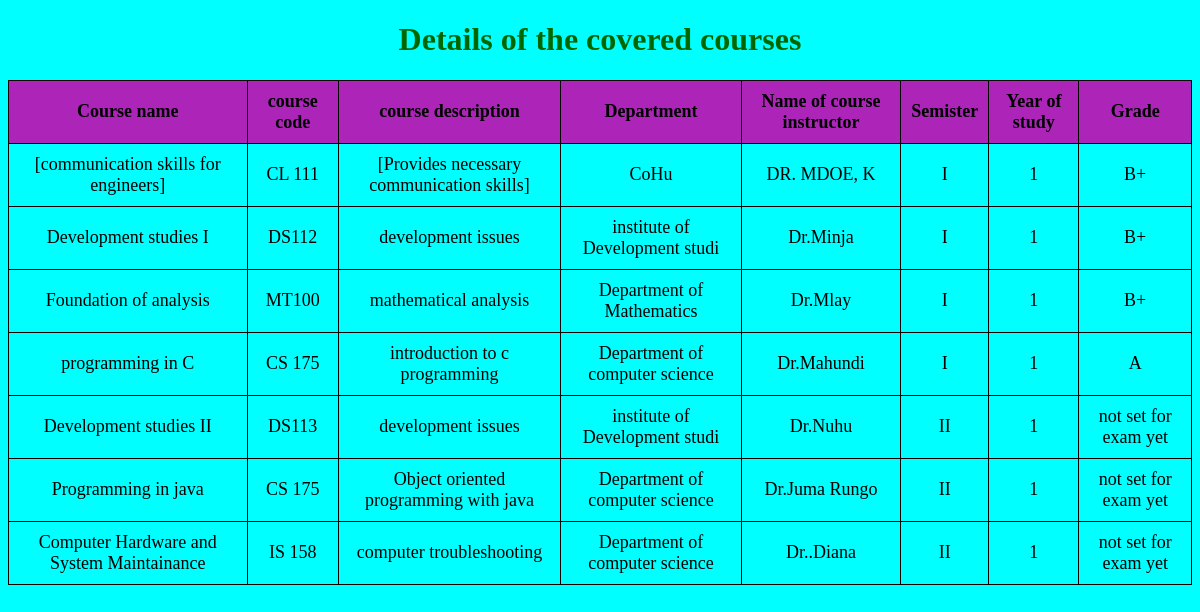
The page /course_display.php (signed in) on the database its author committed.
### tables this page shows
CREATE TABLE `courses` (
  `course_name` varchar(50) DEFAULT NULL,
  `course_code` varchar(20) DEFAULT NULL,
  `description` varchar(50) NOT NULL,
  `department` varchar(30) NOT NULL,
  `instructor` varchar(30) NOT NULL,
  `semister` varchar(3) NOT NULL,
  `yos` tinyint(4) NOT NULL,
  `grade` varchar(25) NOT NULL
);

### course_display.php (the view, shortened to what this page needs)
<?php
$conn=mysqli_connect("localhost","root","","my_web");
$sql="SELECT * FROM courses ORDER BY yos,semister" ;
$result=mysqli_query($conn,$sql);
?>
<!DOCTYPE html>
<html lang="en">
<head>
</head>
<body>
    <h1>Details of the covered courses</h1>
    <table >
        <tr>
            <th>Course name</th>
            <th>course code</th>
            <th>course description</th>
            <th>Department</th>
            <th>Name of course instructor</th>
            <th>Semister</th>
            <th>Year of study</th>
            <th>Grade</th>
        </tr>
        <?php
        while($rows=$result->fetch_assoc()){
            ?>
            <tr>
                <td><?php echo $rows['course_name'];?></td>
                <td><?php echo $rows['course_code'];?></td>
                <td><?php echo $rows['description'];?></td>
                <td><?php echo $rows['department'];?></td>
                <td><?php echo $rows['instructor'];?></td>
                <td><?php echo $rows['semister'];?></td>
                <td><?php echo $rows['yos'];?></td>
                <td><?php echo $rows['grade'];?></td>
            </tr>
            <?php
        }
        ?>
    </table>
</body>
</html>

### course_display.php (style rules this page uses)
body { background-color: aqua; }
table { margin: 0 auto; font-size: large; border-collapse:collapse; border: 1px solid black; }
h1 { text-align: center; color: #006600; font-size: xx-large; font-family: 'Gill Sans', 'Gill Sans MT', ' Calibri', 'Trebuchet MS', 'sans-serif'; }
th, td { font-weight: bold; border: 1px solid black; padding: 10px; text-align: center; }
td { font-weight: lighter; }
th { background-color: #ac24b8; }

### rows shown on the page
courses: course_name "[communication skills for engineers]", course_code "CL 111", description "[Provides necessary communication skills]", department "CoHu", instructor "DR. MDOE, K", semister "I", yos "1", grade "B+"
courses: course_name "Development studies I", course_code "DS112", description "development issues", department "institute of Development studi", instructor "Dr.Minja", semister "I", yos "1", grade "B+"
courses: course_name "Foundation of analysis", course_code "MT100", description "mathematical analysis", department "Department of Mathematics", instructor "Dr.Mlay", semister "I", yos "1", grade "B+"
courses: course_name "programming in C", course_code "CS 175", description "introduction to c programming", department "Department of computer science", instructor "Dr.Mahundi", semister "I", yos "1", grade "A"
courses: course_name "Development studies II", course_code "DS113", description "development issues", department "institute of Development studi", instructor "Dr.Nuhu", semister "II", yos "1", grade "not set for exam yet"
courses: course_name "Programming in java", course_code "CS 175", description "Object oriented programming with java", department "Department of computer science", instructor "Dr.Juma Rungo", semister "II", yos "1", grade "not set for exam yet"
courses: course_name "Computer Hardware and System Maintainance", course_code "IS 158", description "computer troubleshooting", department "Department of computer science", instructor "Dr..Diana", semister "II", yos "1", grade "not set for exam yet"
